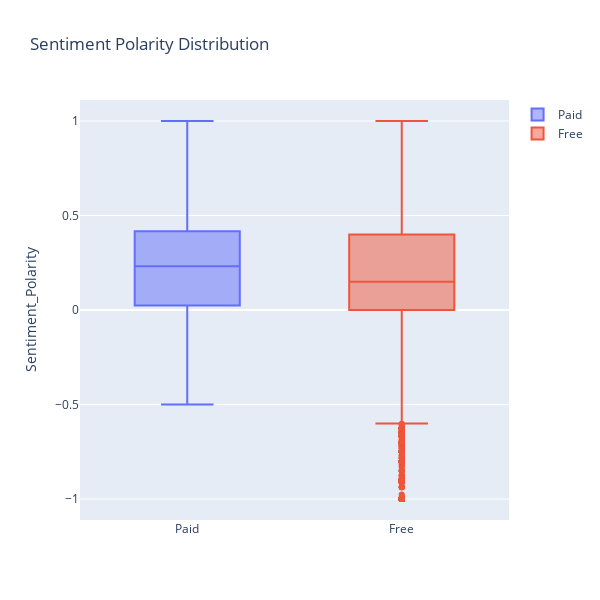

Notebook cell for this chart:
### Markdown cell above
## 10. Sentiment analysis of user reviews
<p>Mining user review data to determine how people feel about your product, brand, or service can be done using a technique called sentiment analysis. User reviews for apps can be analyzed to identify if the mood is positive, negative or neutral about that app. For example, positive words in an app review might include words such as 'amazing', 'friendly', 'good', 'great', and 'love'. Negative words might be words like 'malware', 'hate', 'problem', 'refund', and 'incompetent'.</p>
<p>By plotting sentiment polarity scores of user reviews for paid and free apps, we observe that free apps receive a lot of harsh comments, as indicated by the outliers on the negative y-axis. Reviews for paid apps appear never to be extremely negative. This may indicate something about app quality, i.e., paid apps being of higher quality than free apps on average. The median polarity score for paid apps is a little higher than free apps, thereby syncing with our previous observation.</p>
<p>In this notebook, we analyzed over ten thousand apps from the Google Play Store. We can use our findings to inform our decisions should we ever wish to create an app ourselves.</p>

### Code cell
# Load user_reviews.csv
reviews_df = pd.read_csv('datasets/user_reviews.csv')

# Join the two dataframes
merged_df = apps.merge(reviews_df)

# Drop NA values from Sentiment and Review columns
merged_df = merged_df.dropna(subset = ['Sentiment', 'Review'])

trace0 = go.Box(
    # Data for paid apps
    y = merged_df[merged_df['Type'] == 'Paid']['Sentiment_Polarity'],
    name = 'Paid'
)

trace1 = go.Box(
    # Data for free apps
    y = merged_df[merged_df['Type'] == 'Free']['Sentiment_Polarity'],
    name = 'Free'
)

layout = go.Layout(
    title = "Sentiment Polarity Distribution",
    yaxis = dict(title = "Sentiment_Polarity",
                autorange = True),
    width = 600,
    height = 600
)

# Add trace0 and trace1 to a list for plotting
data = [trace0, trace1]
plotly.offline.iplot({'data': data, 'layout': layout})

### Figure 1 — Plotly figure (JSON) as saved in the notebook; plotly's stock layout.template omitted (floating-point values rounded to 4 significant figures; data arrays with more than 128 entries replaced by an {"elided": "..."} marker saying what was removed)
{"data": [{"name": "Paid", "type": "box", "y": {"elided": "416 float values"}}, {"name": "Free", "type": "box", "y": {"elided": "35513 float values"}}], "layout": {"height": 600, "title": {"text": "Sentiment Polarity Distribution"}, "width": 600, "yaxis": {"autorange": true, "title": {"text": "Sentiment_Polarity"}}}}
